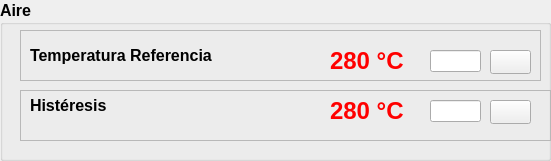
     <widget class="QGroupBox" name="groupBox_12">
      <property name="geometry">
       <rect>
        <x>10</x>
        <y>570</y>
        <width>551</width>
        <height>161</height>
       </rect>
      </property>
      <property name="font">
       <font>
        <pointsize>12</pointsize>
        <bold>true</bold>
       </font>
      </property>
      <property name="title">
       <string>Aire</string>
      </property>
      <widget class="QFrame" name="frame_11">
       <property name="geometry">
        <rect>
         <x>20</x>
         <y>30</y>
         <width>521</width>
         <height>51</height>
        </rect>
       </property>
       <property name="frameShape">
        <enum>QFrame::StyledPanel</enum>
       </property>
       <property name="frameShadow">
        <enum>QFrame::Raised</enum>
       </property>
       <widget class="QLabel" name="label_25">
        <property name="geometry">
         <rect>
          <x>10</x>
          <y>10</y>
          <width>211</width>
          <height>31</height>
         </rect>
        </property>
        <property name="font">
         <font>
          <pointsize>12</pointsize>
          <bold>true</bold>
         </font>
        </property>
        <property name="text">
         <string>Temperatura Referencia</string>
        </property>
       </widget>
       <widget class="QLabel" name="Sp_temp_Aire">
        <property name="geometry">
         <rect>
          <x>310</x>
          <y>20</y>
          <width>91</width>
          <height>21</height>
         </rect>
        </property>
        <property name="font">
         <font>
          <pointsize>18</pointsize>
          <bold>true</bold>
         </font>
        </property>
        <property name="styleSheet">
         <string notr="true">color: rgb(255, 0, 0);</string>
        </property>
        <property name="text">
         <string>280 °C</string>
        </property>
       </widget>
       <widget class="QLabel" name="label_26">
        <property name="geometry">
         <rect>
          <x>240</x>
          <y>0</y>
          <width>56</width>
          <height>61</height>
         </rect>
        </property>
        <property name="text">
         <string/>
        </property>
        <property name="pixmap">
         <pixmap resource="../fotos.qrc">:/control/Imagenes/temperatura.png</pixmap>
        </property>
       </widget>
       <widget class="QPushButton" name="btnT1_Zona2_3">
        <property name="geometry">
         <rect>
          <x>470</x>
          <y>20</y>
          <width>41</width>
          <height>24</height>
         </rect>
        </property>
        <property name="cursor">
         <cursorShape>OpenHandCursor</cursorShape>
        </property>
        <property name="text">
         <string/>
        </property>
        <property name="icon">
         <iconset resource="../fotos.qrc">
          <normaloff>:/control/Imagenes/cog.png</normaloff>:/control/Imagenes/cog.png</iconset>
        </property>
       </widget>
       <widget class="QLineEdit" name="Sp_temp_Aire_texto">
        <property name="geometry">
         <rect>
          <x>410</x>
          <y>20</y>
          <width>51</width>
          <height>22</height>
         </rect>
        </property>
       </widget>
      </widget>
      <widget class="QFrame" name="frame_12">
       <property name="geometry">
        <rect>
         <x>20</x>
         <y>90</y>
         <width>531</width>
         <height>51</height>
        </rect>
       </property>
       <property name="frameShape">
        <enum>QFrame::StyledPanel</enum>
       </property>
       <property name="frameShadow">
        <enum>QFrame::Raised</enum>
       </property>
       <widget class="QLabel" name="label_27">
        <property name="geometry">
         <rect>
          <x>10</x>
          <y>0</y>
          <width>111</width>
          <height>31</height>
         </rect>
        </property>
        <property name="font">
         <font>
          <pointsize>12</pointsize>
          <bold>true</bold>
         </font>
        </property>
        <property name="text">
         <string>Histéresis </string>
        </property>
       </widget>
       <widget class="QLabel" name="Hist_temp_Aire">
        <property name="geometry">
         <rect>
          <x>310</x>
          <y>10</y>
          <width>81</width>
          <height>21</height>
         </rect>
        </property>
        <property name="font">
         <font>
          <pointsize>18</pointsize>
          <bold>true</bold>
         </font>
        </property>
        <property name="styleSheet">
         <string notr="true">color: rgb(255, 0, 0);</string>
        </property>
        <property name="text">
         <string>280 °C</string>
        </property>
       </widget>
       <widget class="QLabel" name="label_28">
        <property name="geometry">
         <rect>
          <x>250</x>
          <y>-10</y>
          <width>41</width>
          <height>61</height>
         </rect>
        </property>
        <property name="text">
         <string/>
        </property>
        <property name="pixmap">
         <pixmap resource="../fotos.qrc">:/control/Imagenes/histeresis.png</pixmap>
        </property>
       </widget>
       <widget class="QPushButton" name="btnHist_Zona2_3">
        <property name="geometry">
         <rect>
          <x>470</x>
          <y>10</y>
          <width>41</width>
          <height>24</height>
         </rect>
        </property>
        <property name="cursor">
         <cursorShape>OpenHandCursor</cursorShape>
        </property>
        <property name="text">
         <string/>
        </property>
        <property name="icon">
         <iconset resource="../fotos.qrc">
          <normaloff>:/control/Imagenes/cog.png</normaloff>:/control/Imagenes/cog.png</iconset>
        </property>
       </widget>
       <widget class="QLineEdit" name="Hist_temp_Aire_texto">
        <property name="geometry">
         <rect>
          <x>410</x>
          <y>10</y>
          <width>51</width>
          <height>22</height>
         </rect>
        </property>
       </widget>
      </widget>
     </widget>
